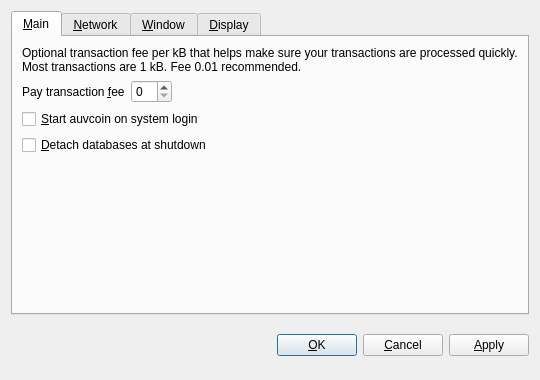
<?xml version="1.0" encoding="UTF-8"?>
<ui version="4.0">
 <class>OptionsDialog</class>
 <widget class="QDialog" name="OptionsDialog">
  <property name="geometry">
   <rect>
    <x>0</x>
    <y>0</y>
    <width>540</width>
    <height>380</height>
   </rect>
  </property>
  <property name="windowTitle">
   <string>Options</string>
  </property>
  <property name="modal">
   <bool>true</bool>
  </property>
  <layout class="QVBoxLayout" name="verticalLayout">
   <item>
    <widget class="QTabWidget" name="tabWidget">
     <property name="tabPosition">
      <enum>QTabWidget::North</enum>
     </property>
     <property name="currentIndex">
      <number>0</number>
     </property>
     <widget class="QWidget" name="tabMain">
      <attribute name="title">
       <string>&amp;Main</string>
      </attribute>
      <layout class="QVBoxLayout" name="verticalLayout_Main">
       <item>
        <widget class="QLabel" name="transactionFeeInfoLabel">
         <property name="text">
          <string>Optional transaction fee per kB that helps make sure your transactions are processed quickly. Most transactions are 1 kB. Fee 0.01 recommended.</string>
         </property>
         <property name="textFormat">
          <enum>Qt::PlainText</enum>
         </property>
         <property name="wordWrap">
          <bool>true</bool>
         </property>
        </widget>
       </item>
       <item>
        <layout class="QHBoxLayout" name="horizontalLayout_Main">
         <item>
          <widget class="QLabel" name="transactionFeeLabel">
           <property name="text">
            <string>Pay transaction &amp;fee</string>
           </property>
           <property name="textFormat">
            <enum>Qt::PlainText</enum>
           </property>
           <property name="buddy">
            <cstring>transactionFee</cstring>
           </property>
          </widget>
         </item>
         <item>
          <widget class="BitcoinAmountField" name="transactionFee"/>
         </item>
         <item>
          <spacer name="horizontalSpacer_Main">
           <property name="orientation">
            <enum>Qt::Horizontal</enum>
           </property>
           <property name="sizeHint" stdset="0">
            <size>
             <width>40</width>
             <height>20</height>
            </size>
           </property>
          </spacer>
         </item>
        </layout>
       </item>
       <item>
        <widget class="QCheckBox" name="bitcoinAtStartup">
         <property name="toolTip">
          <string>Automatically start auvcoin after logging in to the system.</string>
         </property>
         <property name="text">
          <string>&amp;Start auvcoin on system login</string>
         </property>
        </widget>
       </item>
       <item>
        <widget class="QCheckBox" name="detachDatabases">
         <property name="toolTip">
          <string>Detach block and address databases at shutdown. This means they can be moved to another data directory, but it slows down shutdown. The wallet is always detached.</string>
         </property>
         <property name="text">
          <string>&amp;Detach databases at shutdown</string>
         </property>
        </widget>
       </item>
       <item>
        <spacer name="verticalSpacer_Main">
         <property name="orientation">
          <enum>Qt::Vertical</enum>
         </property>
         <property name="sizeHint" stdset="0">
          <size>
           <width>20</width>
           <height>40</height>
          </size>
         </property>
        </spacer>
       </item>
      </layout>
     </widget>
     <widget class="QWidget" name="tabNetwork">
      <attribute name="title">
       <string>&amp;Network</string>
      </attribute>
      <layout class="QVBoxLayout" name="verticalLayout_Network">
       <item>
        <widget class="QCheckBox" name="mapPortUpnp">
         <property name="toolTip">
          <string>Automatically open the auvcoin client port on the router. This only works when your router supports UPnP and it is enabled.</string>
         </property>
         <property name="text">
          <string>Map port using &amp;UPnP</string>
         </property>
        </widget>
       </item>
       <item>
        <widget class="QCheckBox" name="connectSocks">
         <property name="toolTip">
          <string>Connect to the auvcoin network through a SOCKS proxy (e.g. when connecting through Tor).</string>
         </property>
         <property name="text">
          <string>&amp;Connect through SOCKS proxy:</string>
         </property>
        </widget>
       </item>
       <item>
        <layout class="QHBoxLayout" name="horizontalLayout_Network">
         <item>
          <widget class="QLabel" name="proxyIpLabel">
           <property name="text">
            <string>Proxy &amp;IP:</string>
           </property>
           <property name="textFormat">
            <enum>Qt::PlainText</enum>
           </property>
           <property name="buddy">
            <cstring>proxyIp</cstring>
           </property>
          </widget>
         </item>
         <item>
          <widget class="QValidatedLineEdit" name="proxyIp">
           <property name="maximumSize">
            <size>
             <width>140</width>
             <height>16777215</height>
            </size>
           </property>
           <property name="toolTip">
            <string>IP address of the proxy (e.g. 127.0.0.1)</string>
           </property>
          </widget>
         </item>
         <item>
          <widget class="QLabel" name="proxyPortLabel">
           <property name="text">
            <string>&amp;Port:</string>
           </property>
           <property name="textFormat">
            <enum>Qt::PlainText</enum>
           </property>
           <property name="buddy">
            <cstring>proxyPort</cstring>
           </property>
          </widget>
         </item>
         <item>
          <widget class="QLineEdit" name="proxyPort">
           <property name="maximumSize">
            <size>
             <width>55</width>
             <height>16777215</height>
            </size>
           </property>
           <property name="toolTip">
            <string>Port of the proxy (e.g. 9050)</string>
           </property>
          </widget>
         </item>
         <item>
          <widget class="QLabel" name="socksVersionLabel">
           <property name="text">
            <string>SOCKS &amp;Version:</string>
           </property>
           <property name="textFormat">
            <enum>Qt::PlainText</enum>
           </property>
           <property name="buddy">
            <cstring>socksVersion</cstring>
           </property>
          </widget>
         </item>
         <item>
          <widget class="QValueComboBox" name="socksVersion">
           <property name="toolTip">
            <string>SOCKS version of the proxy (e.g. 5)</string>
           </property>
          </widget>
         </item>
         <item>
          <spacer name="horizontalSpacer_Network">
           <property name="orientation">
            <enum>Qt::Horizontal</enum>
           </property>
           <property name="sizeHint" stdset="0">
            <size>
             <width>40</width>
             <height>20</height>
            </size>
           </property>
          </spacer>
         </item>
        </layout>
       </item>
       <item>
        <spacer name="verticalSpacer_Network">
         <property name="orientation">
          <enum>Qt::Vertical</enum>
         </property>
         <property name="sizeHint" stdset="0">
          <size>
           <width>20</width>
           <height>40</height>
          </size>
         </property>
        </spacer>
       </item>
      </layout>
     </widget>
     <widget class="QWidget" name="tabWindow">
      <attribute name="title">
       <string>&amp;Window</string>
      </attribute>
      <layout class="QVBoxLayout" name="verticalLayout_Window">
       <item>
        <widget class="QCheckBox" name="minimizeToTray">
         <property name="toolTip">
          <string>Show only a tray icon after minimizing the window.</string>
         </property>
         <property name="text">
          <string>&amp;Minimize to the tray instead of the taskbar</string>
         </property>
        </widget>
       </item>
       <item>
        <widget class="QCheckBox" name="minimizeOnClose">
         <property name="toolTip">
          <string>Minimize instead of exit the application when the window is closed. When this option is enabled, the application will be closed only after selecting Quit in the menu.</string>
         </property>
         <property name="text">
          <string>M&amp;inimize on close</string>
         </property>
        </widget>
       </item>
       <item>
        <spacer name="verticalSpacer_Window">
         <property name="orientation">
          <enum>Qt::Vertical</enum>
         </property>
         <property name="sizeHint" stdset="0">
          <size>
           <width>20</width>
           <height>40</height>
          </size>
         </property>
        </spacer>
       </item>
      </layout>
     </widget>
     <widget class="QWidget" name="tabDisplay">
      <attribute name="title">
       <string>&amp;Display</string>
      </attribute>
      <layout class="QVBoxLayout" name="verticalLayout_Display">
       <item>
        <layout class="QHBoxLayout" name="horizontalLayout_1_Display">
         <item>
          <widget class="QLabel" name="langLabel">
           <property name="text">
            <string>User Interface &amp;language:</string>
           </property>
           <property name="textFormat">
            <enum>Qt::PlainText</enum>
           </property>
           <property name="buddy">
            <cstring>lang</cstring>
           </property>
          </widget>
         </item>
         <item>
          <widget class="QValueComboBox" name="lang">
           <property name="toolTip">
            <string>The user interface language can be set here. This setting will take effect after restarting auvcoin.</string>
           </property>
          </widget>
         </item>
        </layout>
       </item>
       <item>
        <layout class="QHBoxLayout" name="horizontalLayout_2_Display">
         <item>
          <widget class="QLabel" name="unitLabel">
           <property name="text">
            <string>&amp;Unit to show amounts in:</string>
           </property>
           <property name="textFormat">
            <enum>Qt::PlainText</enum>
           </property>
           <property name="buddy">
            <cstring>unit</cstring>
           </property>
          </widget>
         </item>
         <item>
          <widget class="QValueComboBox" name="unit">
           <property name="toolTip">
            <string>Choose the default subdivision unit to show in the interface and when sending coins.</string>
           </property>
          </widget>
         </item>
        </layout>
       </item>
       <item>
        <widget class="QCheckBox" name="displayAddresses">
         <property name="toolTip">
          <string>Whether to show auvcoin addresses in the transaction list.</string>
         </property>
         <property name="text">
          <string>&amp;Display addresses in transaction list</string>
         </property>
        </widget>
       </item>
       <item>
        <widget class="QCheckBox" name="coinControlFeatures">
         <property name="toolTip">
          <string>Whether to show coin control features or not.</string>
         </property>
         <property name="text">
          <string>Display coin &amp;control features (experts only!)</string>
         </property>
        </widget>
       </item>
       <item>
        <spacer name="verticalSpacer_Display">
         <property name="orientation">
          <enum>Qt::Vertical</enum>
         </property>
         <property name="sizeHint" stdset="0">
          <size>
           <width>20</width>
           <height>40</height>
          </size>
         </property>
        </spacer>
       </item>
      </layout>
     </widget>
    </widget>
   </item>
   <item>
    <layout class="QHBoxLayout" name="horizontalLayout_Buttons">
     <item>
      <spacer name="horizontalSpacer_1">
       <property name="orientation">
        <enum>Qt::Horizontal</enum>
       </property>
       <property name="sizeHint" stdset="0">
        <size>
         <width>40</width>
         <height>48</height>
        </size>
       </property>
      </spacer>
     </item>
     <item>
      <widget class="QLabel" name="statusLabel">
       <property name="font">
        <font>
         <weight>75</weight>
         <bold>true</bold>
        </font>
       </property>
       <property name="text">
        <string/>
       </property>
       <property name="textFormat">
        <enum>Qt::PlainText</enum>
       </property>
       <property name="wordWrap">
        <bool>true</bool>
       </property>
      </widget>
     </item>
     <item>
      <spacer name="horizontalSpacer_2">
       <property name="orientation">
        <enum>Qt::Horizontal</enum>
       </property>
       <property name="sizeHint" stdset="0">
        <size>
         <width>40</width>
         <height>48</height>
        </size>
       </property>
      </spacer>
     </item>
     <item>
      <widget class="QPushButton" name="okButton">
       <property name="text">
        <string>&amp;OK</string>
       </property>
      </widget>
     </item>
     <item>
      <widget class="QPushButton" name="cancelButton">
       <property name="text">
        <string>&amp;Cancel</string>
       </property>
       <property name="autoDefault">
        <bool>false</bool>
       </property>
      </widget>
     </item>
     <item>
      <widget class="QPushButton" name="applyButton">
       <property name="text">
        <string>&amp;Apply</string>
       </property>
       <property name="autoDefault">
        <bool>false</bool>
       </property>
      </widget>
     </item>
    </layout>
   </item>
  </layout>
 </widget>
 <customwidgets>
  <customwidget>
   <class>BitcoinAmountField</class>
   <extends>QSpinBox</extends>
   <header>bitcoinamountfield.h</header>
  </customwidget>
  <customwidget>
   <class>QValueComboBox</class>
   <extends>QComboBox</extends>
   <header>qvaluecombobox.h</header>
  </customwidget>
  <customwidget>
   <class>QValidatedLineEdit</class>
   <extends>QLineEdit</extends>
   <header>qvalidatedlineedit.h</header>
  </customwidget>
 </customwidgets>
 <resources/>
 <connections/>
</ui>
